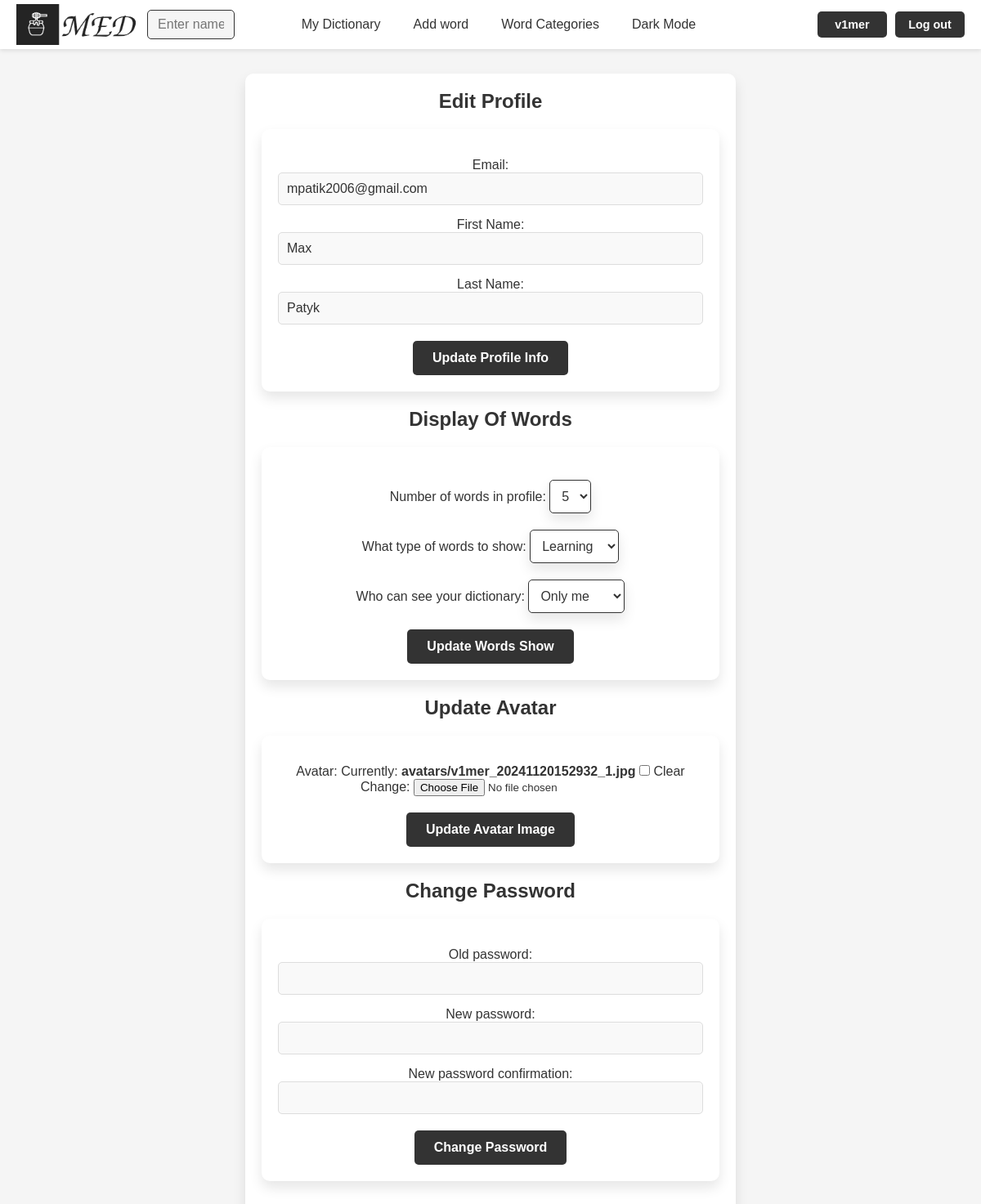
Before: /edit_profile/ (signed in) with the older database file.
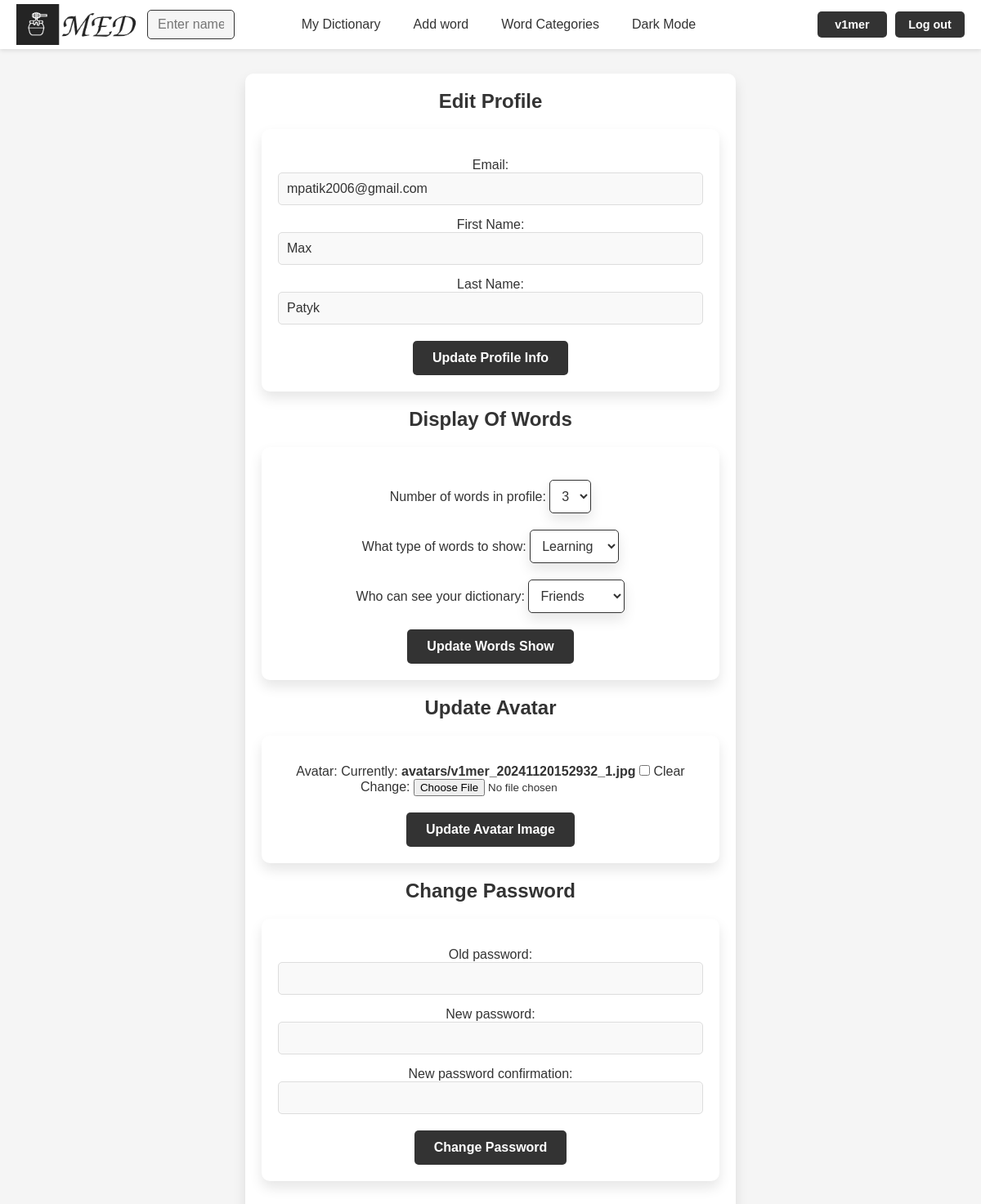
After: the same page with the newer database file.
### med/models.py (models this page shows, shortened)
class UserProfile(models.Model):
    class Types(models.TextChoices):
        favourite = 'fav', 'Favourite'
        learning = 'learn', 'Learning'
    class NumberWords(models.IntegerChoices):
        five = 5, '5'
        three = 3, '3'
        one = 1, '1'
        zero = 0, '0'
    class WordsType(models.TextChoices):
        everybody = 'every', 'Everybody'
        friends = 'friends', 'Friends'
        only_me = 'only', 'Only me'
    user = models.OneToOneField(User, on_delete=models.CASCADE)
    avatar = models.ImageField(upload_to='avatars/', null=True, blank=True)
    words_num_in_prof = models.IntegerField(choices=NumberWords.choices, default=NumberWords.five)
    what_type_show = models.CharField(max_length=10, choices=Types.choices, default=Types.learning)
    access_dictionary = models.CharField(max_length=10, choices=WordsType.choices, default=WordsType.everybody)

### med/views.py (the view, shortened to what this page needs)
# urls.py: path('edit_profile/', views.EditProfileView.as_view(), name='edit_profile'),
@method_decorator(login_required, name='dispatch')
class EditProfileView(View):
    def get(self, request, *args, **kwargs):
        user_profile, created = UserProfile.objects.get_or_create(user=request.user)
        profile_form = EditProfileForm(instance=request.user)
        words_show_form = WordsShowForm(instance=user_profile)
        avatar_form = AvatarUpdateForm(instance=user_profile)
        password_form = ChengePasswordForm(user=request.user)
        return render(request, 'med/edit_profile.html', {
            'profile_form': profile_form,
            'words_show_form': words_show_form,
            'avatar_form': avatar_form,
            'password_form': password_form,
        })

### med/forms.py
class EditProfileForm(forms.ModelForm):
    email = forms.EmailField(label='Email', widget=forms.EmailInput())
    first_name = forms.CharField(label='First Name', required=False, widget=forms.TextInput())
    last_name = forms.CharField(label='Last Name', required=False, widget=forms.TextInput())
    class Meta:
        model = User
        fields = ['email', 'first_name', 'last_name']

class WordsShowForm(forms.ModelForm):
    class Meta:
        model = UserProfile
        fields = ['words_num_in_prof', 'what_type_show', 'access_dictionary']
        labels = {
            'words_num_in_prof': 'Number of words in profile',
            'what_type_show': 'What type of words to show',
            'access_dictionary': 'Who can see your dictionary'
        }
        widgets = {
            'words_num_in_prof': forms.Select(attrs={'class': 'form-select'}),
            'what_type_show': forms.Select(attrs={'class': 'form-select'}),
            'access_dictionary': forms.Select(attrs={'class': 'form-select'})
        }

### med/templates/med/edit_profile.html (shortened to what this page needs)
{% extends "base.html" %}
{% block content %}
<div class="profile-container">
    <h2>Edit Profile</h2>
    <form method="post">
        {{ profile_form.as_p }}
        <div class="buttons edit-buttons">
            <a href="#" onclick="this.closest('form').submit();" name="update_profile" class="btn">Update Profile Info</a>
        </div>
    </form>
    <h2>Display Of Words</h2>
    <form method="post">
        <div class="words_select">
            {{ words_show_form.words_num_in_prof.label_tag }}
            {{ words_show_form.words_num_in_prof }}
        </div>
        <div class="words_select">
            {{ words_show_form.what_type_show.label_tag }}
            {{ words_show_form.what_type_show }}
        </div>
        <div class="words_select">
            {{ words_show_form.access_dictionary.label_tag }}
            {{ words_show_form.access_dictionary }}
        </div>
        <div class="buttons edit-buttons">
            <a href="#" onclick="this.closest('form').submit();" name="update_words_show" class="btn">Update Words Show</a>
        </div>
    </form>
    <h2>Update Avatar</h2>
    <form method="post" enctype="multipart/form-data" class="avatar-form">
        {{ avatar_form.as_p }}
        <div class="buttons edit-buttons">
            <a href="#" onclick="this.closest('form').submit();" name="update_avatar" class="btn">Update Avatar Image</a>
        </div>
    </form>
    <h2>Change Password</h2>
    <form method="post">
        {{ password_form.as_p }}
        <div class="buttons edit-buttons">
            <a href="#" onclick="this.closest('form').submit();" name="change_password" class="btn">Change Password</a>
        </div>
    </form>
</div>
{% endblock %}

Changed rows visible on the page:
changed UserProfile "Learning": words_num_in_prof "5" → "3"; access_dictionary "Only me" → "Friends"
